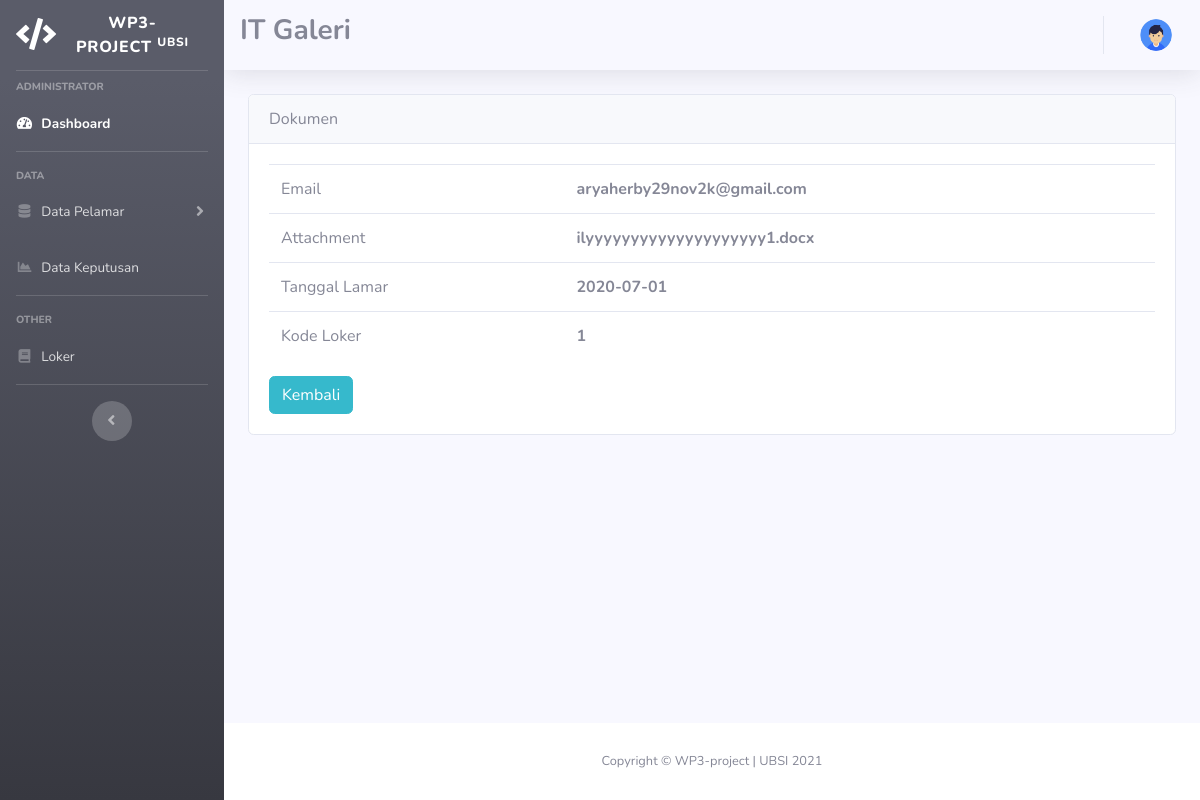
The app's page /data/dokumen_lamar/21 with its own data.
### tables this page shows
CREATE TABLE `lamar` (
  `id` int(11) NOT NULL,
  `name` varchar(128) NOT NULL,
  `email` varchar(128) NOT NULL,
  `jenis_kel` varchar(128) NOT NULL,
  `tgl_lamar` date NOT NULL,
  `attachment` varchar(40) NOT NULL,
  `kd_loker` int(11) NOT NULL
);

### application/controllers/data.php (called while the page is built, shortened)
<?php
class Data extends CI_Controller
{
	public function dokumen_lamar($id)
	{
		$data['user'] = $this->db->get_where('user', ['email' => $this->session->userdata('email')])->row_array();
		$data['lamar'] = $this->ModelLamar->dokumen($id);
		$data['title'] = 'Dokumen Pelamar';
		$this->load->view('template/header', $data);
		$this->load->view('template/sidebar');
		$this->load->view('template/topbar');
		$this->load->view('data/dokumen', $data);
		$this->load->view('template/footer');
	}
}

### index.php (called while the page is built, shortened)
<?php
require_once BASEPATH.'core/CodeIgniter.php';

### application/models/ModelLamar.php (called while the page is built, shortened)
<?php
class ModelLamar extends CI_Model
{
	public function dokumen($id)
	{
		$result = $this->db->where('id',$id)->get('lamar');
		if($result->num_rows() > 0){
			return $result->result();
		} else{
			return false;
		}
	}
}

### application/views/data/dokumen.php (the view)
<div class="container-fluid">
	<div class="card">
		<div class="card-header">Dokumen</div>
		<div class="card-body">
			<?php foreach ($lamar as $l) : ?>
				<table class="table">
					<tr>
						<td>Email</td>
						<td><strong><?= $l->email ?></strong></td>
					</tr>
					<tr>
						<td>Attachment</td>
						<td><strong><?= $l->attachment ?></strong></td>
					</tr>
					<tr>
						<td>Tanggal Lamar</td>
						<td><strong><?= $l->tgl_lamar ?></strong></td>
					</tr>
					<tr>
						<td>Kode Loker</td>
						<td><strong><?= $l->kd_loker ?></strong></td>
					</tr>
				</table>
				<a class="btn btn-info" href="<?= base_url('data') ?>">Kembali</a>
			<?php endforeach ; ?>
		</div>
	</div>
	</div>
</div>

### records on screen
lamar: email "aryaherby29nov2k@gmail.com", attachment "ilyyyyyyyyyyyyyyyyyyyy1.docx", tgl_lamar "2020-07-01", kd_loker "1"
